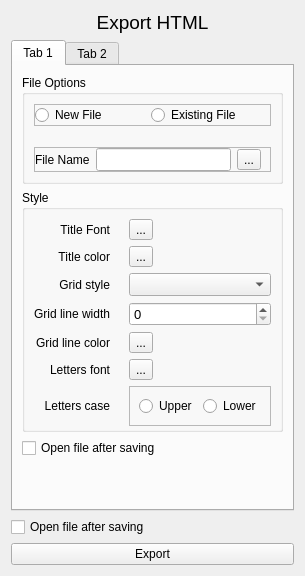
        <widget class="QWidget" name="page_5">
         <layout class="QVBoxLayout" name="verticalLayout_14">
          <item>
           <widget class="QLabel" name="label_43">
            <property name="font">
             <font>
              <pointsize>14</pointsize>
             </font>
            </property>
            <property name="text">
             <string>Export HTML</string>
            </property>
            <property name="alignment">
             <set>Qt::AlignCenter</set>
            </property>
           </widget>
          </item>
          <item>
           <widget class="QTabWidget" name="tabWidget_5">
            <widget class="QWidget" name="tab_5">
             <attribute name="title">
              <string>Tab 1</string>
             </attribute>
             <layout class="QVBoxLayout" name="verticalLayout_17">
              <item>
               <widget class="QGroupBox" name="groupBox_10">
                <property name="title">
                 <string>File Options</string>
                </property>
                <layout class="QVBoxLayout" name="verticalLayout_16">
                 <property name="spacing">
                  <number>21</number>
                 </property>
                 <item>
                  <widget class="QFrame" name="frame_22">
                   <property name="frameShape">
                    <enum>QFrame::StyledPanel</enum>
                   </property>
                   <property name="frameShadow">
                    <enum>QFrame::Raised</enum>
                   </property>
                   <layout class="QHBoxLayout" name="horizontalLayout_13">
                    <property name="leftMargin">
                     <number>0</number>
                    </property>
                    <property name="topMargin">
                     <number>0</number>
                    </property>
                    <property name="bottomMargin">
                     <number>0</number>
                    </property>
                    <item>
                     <widget class="QRadioButton" name="radioButton_15">
                      <property name="font">
                       <font>
                        <pointsize>9</pointsize>
                       </font>
                      </property>
                      <property name="text">
                       <string>New File</string>
                      </property>
                     </widget>
                    </item>
                    <item>
                     <widget class="QRadioButton" name="radioButton_16">
                      <property name="font">
                       <font>
                        <pointsize>9</pointsize>
                       </font>
                      </property>
                      <property name="text">
                       <string>Existing File</string>
                      </property>
                     </widget>
                    </item>
                   </layout>
                  </widget>
                 </item>
                 <item>
                  <widget class="QFrame" name="frame_23">
                   <property name="frameShape">
                    <enum>QFrame::StyledPanel</enum>
                   </property>
                   <property name="frameShadow">
                    <enum>QFrame::Raised</enum>
                   </property>
                   <layout class="QGridLayout" name="gridLayout_9">
                    <property name="leftMargin">
                     <number>0</number>
                    </property>
                    <property name="topMargin">
                     <number>0</number>
                    </property>
                    <property name="bottomMargin">
                     <number>0</number>
                    </property>
                    <item row="0" column="0">
                     <widget class="QLabel" name="label_42">
                      <property name="font">
                       <font>
                        <pointsize>9</pointsize>
                       </font>
                      </property>
                      <property name="text">
                       <string>File Name</string>
                      </property>
                     </widget>
                    </item>
                    <item row="0" column="1">
                     <widget class="QLineEdit" name="filename_html">
                      <property name="font">
                       <font>
                        <pointsize>10</pointsize>
                       </font>
                      </property>
                     </widget>
                    </item>
                    <item row="0" column="2">
                     <widget class="QToolButton" name="save_btn_html">
                      <property name="text">
                       <string>...</string>
                      </property>
                     </widget>
                    </item>
                   </layout>
                  </widget>
                 </item>
                </layout>
               </widget>
              </item>
              <item>
               <widget class="QGroupBox" name="groupBox_13">
                <property name="font">
                 <font>
                  <pointsize>9</pointsize>
                 </font>
                </property>
                <property name="title">
                 <string>Style</string>
                </property>
                <layout class="QGridLayout" name="gridLayout_11" columnstretch="0,0,1" rowminimumheight="0,0,0,0,0,0,0">
                 <property name="topMargin">
                  <number>9</number>
                 </property>
                 <property name="bottomMargin">
                  <number>3</number>
                 </property>
                 <item row="5" column="1">
                  <widget class="QLabel" name="label_46">
                   <property name="text">
                    <string/>
                   </property>
                  </widget>
                 </item>
                 <item row="6" column="2">
                  <widget class="QFrame" name="frame_26">
                   <property name="frameShape">
                    <enum>QFrame::StyledPanel</enum>
                   </property>
                   <property name="frameShadow">
                    <enum>QFrame::Raised</enum>
                   </property>
                   <layout class="QHBoxLayout" name="horizontalLayout_15">
                    <item>
                     <widget class="QRadioButton" name="radioButton_19">
                      <property name="font">
                       <font>
                        <pointsize>9</pointsize>
                       </font>
                      </property>
                      <property name="text">
                       <string>Upper</string>
                      </property>
                     </widget>
                    </item>
                    <item>
                     <widget class="QRadioButton" name="radioButton_20">
                      <property name="font">
                       <font>
                        <pointsize>9</pointsize>
                       </font>
                      </property>
                      <property name="text">
                       <string>Lower</string>
                      </property>
                     </widget>
                    </item>
                   </layout>
                  </widget>
                 </item>
                 <item row="1" column="2">
                  <widget class="QToolButton" name="toolButton_18">
                   <property name="text">
                    <string>...</string>
                   </property>
                  </widget>
                 </item>
                 <item row="5" column="0">
                  <widget class="QLabel" name="label_47">
                   <property name="font">
                    <font>
                     <pointsize>9</pointsize>
                    </font>
                   </property>
                   <property name="text">
                    <string>Letters font</string>
                   </property>
                   <property name="alignment">
                    <set>Qt::AlignRight|Qt::AlignTrailing|Qt::AlignVCenter</set>
                   </property>
                  </widget>
                 </item>
                 <item row="0" column="1">
                  <widget class="QLabel" name="label_48">
                   <property name="maximumSize">
                    <size>
                     <width>60</width>
                     <height>16777215</height>
                    </size>
                   </property>
                   <property name="text">
                    <string/>
                   </property>
                  </widget>
                 </item>
                 <item row="3" column="2">
                  <widget class="QSpinBox" name="spinBox_7">
                   <property name="font">
                    <font>
                     <pointsize>10</pointsize>
                    </font>
                   </property>
                  </widget>
                 </item>
                 <item row="1" column="1">
                  <widget class="QLabel" name="label_49">
                   <property name="text">
                    <string/>
                   </property>
                  </widget>
                 </item>
                 <item row="5" column="2">
                  <widget class="QToolButton" name="toolButton_19">
                   <property name="text">
                    <string>...</string>
                   </property>
                  </widget>
                 </item>
                 <item row="3" column="0">
                  <widget class="QLabel" name="label_50">
                   <property name="font">
                    <font>
                     <pointsize>9</pointsize>
                    </font>
                   </property>
                   <property name="text">
                    <string>Grid line width</string>
                   </property>
                   <property name="alignment">
                    <set>Qt::AlignRight|Qt::AlignTrailing|Qt::AlignVCenter</set>
                   </property>
                  </widget>
                 </item>
                 <item row="4" column="0">
                  <widget class="QLabel" name="label_51">
                   <property name="font">
                    <font>
                     <pointsize>9</pointsize>
                    </font>
                   </property>
                   <property name="text">
                    <string>Grid line color</string>
                   </property>
                   <property name="alignment">
                    <set>Qt::AlignRight|Qt::AlignTrailing|Qt::AlignVCenter</set>
                   </property>
                  </widget>
                 </item>
                 <item row="2" column="0">
                  <widget class="QLabel" name="label_52">
                   <property name="font">
                    <font>
                     <pointsize>9</pointsize>
                    </font>
                   </property>
                   <property name="text">
                    <string>Grid style</string>
                   </property>
                   <property name="alignment">
                    <set>Qt::AlignRight|Qt::AlignTrailing|Qt::AlignVCenter</set>
                   </property>
                  </widget>
                 </item>
                 <item row="0" column="2">
                  <widget class="QToolButton" name="toolButton_20">
                   <property name="text">
                    <string>...</string>
                   </property>
                  </widget>
                 </item>
                 <item row="0" column="0">
                  <widget class="QLabel" name="label_53">
                   <property name="font">
                    <font>
                     <pointsize>9</pointsize>
                    </font>
                   </property>
                   <property name="text">
                    <string>Title Font</string>
                   </property>
                   <property name="alignment">
                    <set>Qt::AlignRight|Qt::AlignTrailing|Qt::AlignVCenter</set>
                   </property>
                  </widget>
                 </item>
                 <item row="4" column="1">
                  <widget class="QLabel" name="label_54">
                   <property name="text">
                    <string/>
                   </property>
                  </widget>
                 </item>
                 <item row="2" column="2">
                  <widget class="QComboBox" name="comboBox_5">
                   <property name="font">
                    <font>
                     <pointsize>10</pointsize>
                    </font>
                   </property>
                  </widget>
                 </item>
                 <item row="4" column="2">
                  <widget class="QToolButton" name="toolButton_21">
                   <property name="text">
                    <string>...</string>
                   </property>
                  </widget>
                 </item>
                 <item row="1" column="0">
                  <widget class="QLabel" name="label_55">
                   <property name="font">
                    <font>
                     <pointsize>9</pointsize>
                    </font>
                   </property>
                   <property name="text">
                    <string>Title color</string>
                   </property>
                   <property name="alignment">
                    <set>Qt::AlignRight|Qt::AlignTrailing|Qt::AlignVCenter</set>
                   </property>
                  </widget>
                 </item>
                 <item row="6" column="0">
                  <widget class="QLabel" name="label_56">
                   <property name="font">
                    <font>
                     <pointsize>9</pointsize>
                    </font>
                   </property>
                   <property name="text">
                    <string>Letters case</string>
                   </property>
                   <property name="alignment">
                    <set>Qt::AlignRight|Qt::AlignTrailing|Qt::AlignVCenter</set>
                   </property>
                  </widget>
                 </item>
                </layout>
               </widget>
              </item>
              <item>
               <widget class="QCheckBox" name="checkBox_6">
                <property name="text">
                 <string>Open file after saving</string>
                </property>
               </widget>
              </item>
              <item>
               <spacer name="verticalSpacer_3">
                <property name="orientation">
                 <enum>Qt::Vertical</enum>
                </property>
                <property name="sizeHint" stdset="0">
                 <size>
                  <width>20</width>
                  <height>40</height>
                 </size>
                </property>
               </spacer>
              </item>
             </layout>
            </widget>
            <widget class="QWidget" name="tab_10">
             <attribute name="title">
              <string>Tab 2</string>
             </attribute>
            </widget>
           </widget>
          </item>
          <item>
           <widget class="QCheckBox" name="open_file_html">
            <property name="text">
             <string>Open file after saving</string>
            </property>
           </widget>
          </item>
          <item>
           <widget class="QPushButton" name="exportbtn_html">
            <property name="text">
             <string>Export</string>
            </property>
           </widget>
          </item>
         </layout>
        </widget>
